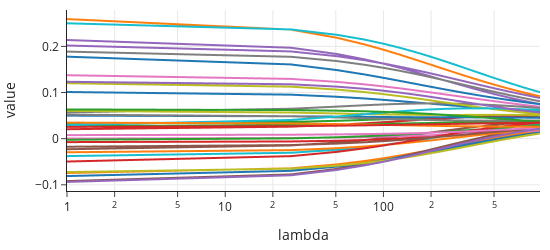

Notebook code for this chart:
### Code cell
coefsR = np.squeeze(coefsR)

col_names = ["x" + str(v)
            for v in np.arange(1,36,1)]

coefsR_df = pd.DataFrame(coefsR, columns=col_names )
coefsR_df[["lambda"]] = alphasR 

coefsR_long = pd.melt(coefsR_df, id_vars='lambda', value_vars=col_names)

fig = px.line(coefsR_long, x="lambda", y="value", color='variable', log_x=True)
fig.update_layout(showlegend=False, width=550, height=250)
fig.show()
